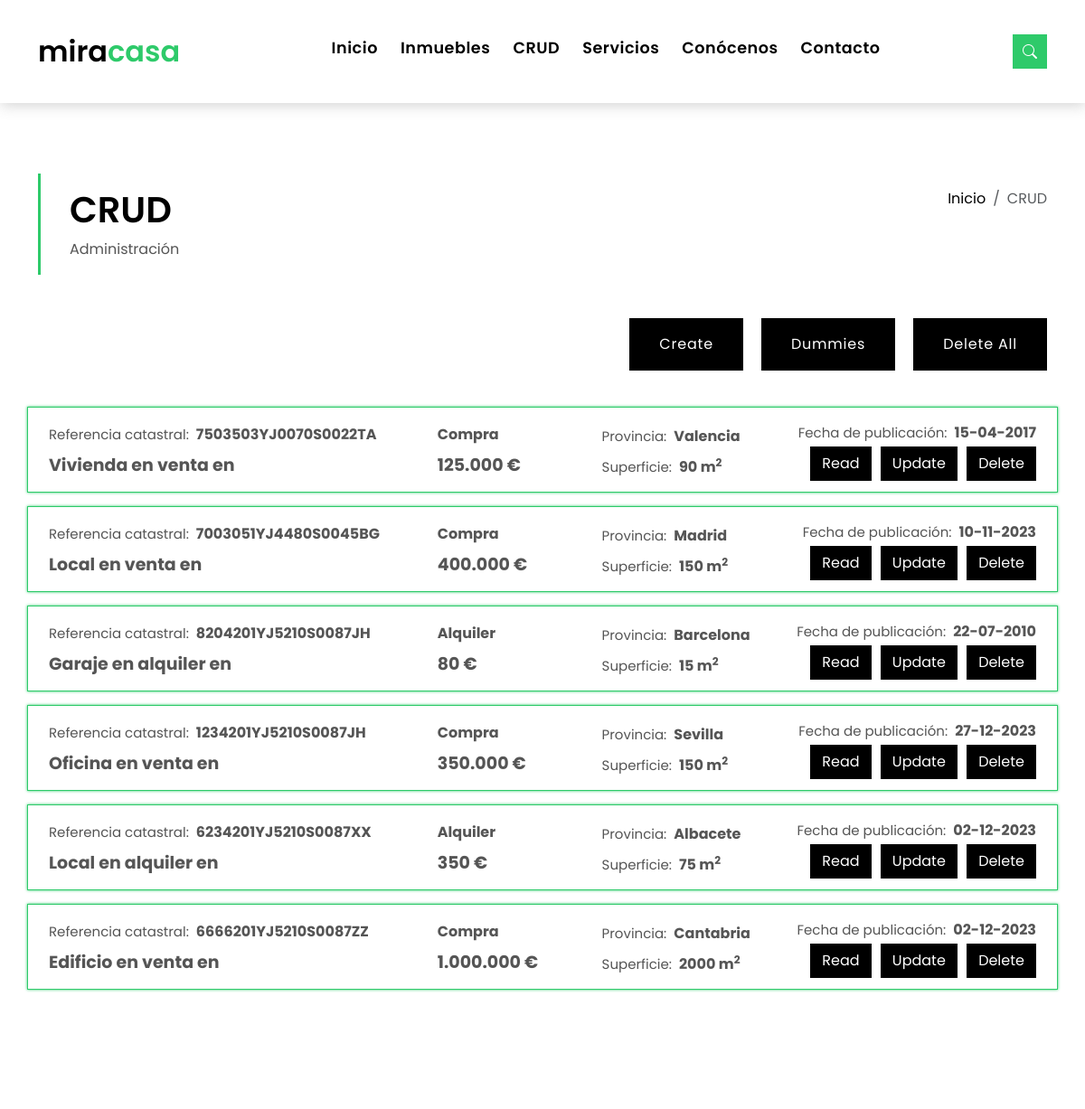
The page /index.php?page=controller_real_estate&op=crud (upper part) on the database as committed earlier.
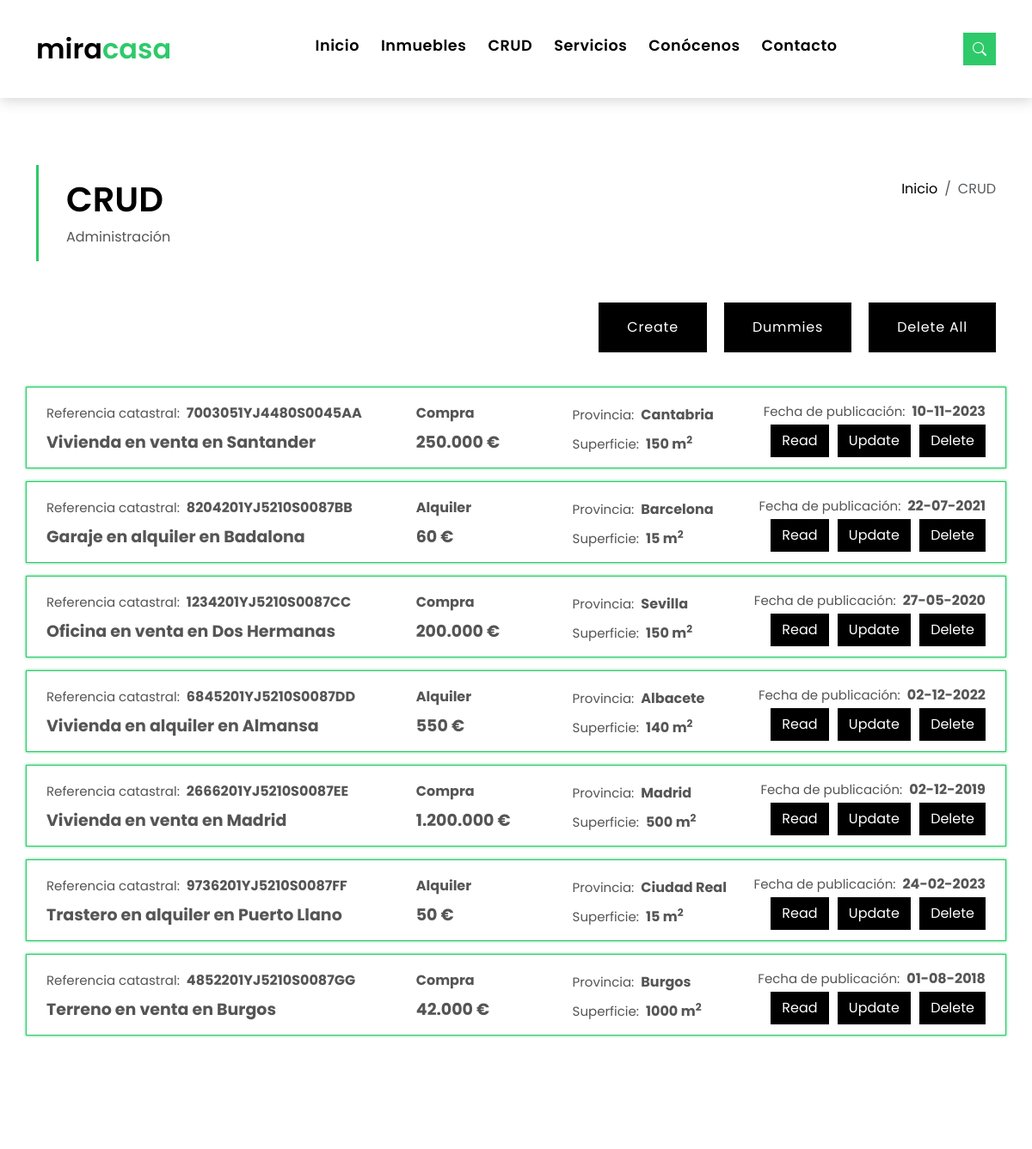
The same page on the database as committed later.
### tables this page shows
CREATE TABLE IF NOT EXISTS `real_estates` (
  `id` int UNSIGNED NOT NULL AUTO_INCREMENT,
  `id_cadastre` varchar(20) NOT NULL,
  `trade` varchar(50) NOT NULL,
  `type` varchar(25) NOT NULL,
  `m2` int NOT NULL,
  `feature` varchar(250) NOT NULL,
  `province` varchar(25) NOT NULL,
  `town` varchar(25) NOT NULL,
  `price` int NOT NULL,
  `publication_date` varchar(10) NOT NULL,
  `description` varchar(1000) NOT NULL,
  PRIMARY KEY (`id`),
  UNIQUE KEY `id_cadastre` (`id_cadastre`)
);

### module/real_estate/model/DAOreal_estate.php (called while the page is built, shortened)
<?php
	class DAOreal_estate{
		function select_all_real_estate(){
			$sql = "SELECT * FROM real_estates ORDER BY id ASC";
			$conexion = connect::con();
            $res = mysqli_query($conexion, $sql);
            return $res;
		}
	}

### module/real_estate/view/crud_real_estate.php (the view, shortened to what this page needs)
<main id="main">
    <section class="intro-single">
        <div class="container">
            <div class="row">
                <div class="col-md-12 col-lg-8">
                    <div class="title-single-box">
                        <h1 class="title-single">CRUD</h1>
                        <span class="color-text-a">Administración</span>
                    </div>
                </div>
                <div class="col-md-12 col-lg-4">
                    <nav aria-label="breadcrumb" class="breadcrumb-box d-flex justify-content-lg-end">
                        <ol class="breadcrumb">
                            <li class="breadcrumb-item">
                                <a href="index.php?page=homepage">Inicio</a>
                            </li>
                            <li class="breadcrumb-item active" aria-current="page">
                                CRUD
                            </li>
                        </ol>
                    </nav>
                </div>
            </div>
        </div>
    </section>
    <section class="">
        <div class="container">
            <div class="crud_header_buttons">
                <button class="btn btn-a crud_header_btn" onclick="document.location='index.php?page=controller_real_estate&op=create'">
                    <span class="list_header_create">Create</span>
                </button>
                <button class="btn btn-a crud_header_btn" onclick="document.location='index.php?page=controller_real_estate&op=dummies'">
                    <span class="list_header_dummies">Dummies</span>
                </button>
                <button class="btn btn-a crud_header_btn" onclick="document.location='index.php?page=controller_real_estate&op=delete_all'">
                    <span class="list_header_del_all">Delete All</span>
                </button>
            </div>
        </div>
    </section>
    <section class="container">
        <div class="row">
            <?php
                if ($rdo->num_rows === 0) {
            ?>
                <div class="">
                    <h4>No hay ningún inmueble</h4>
                </div>
            <?php
                } else {
            ?>
                <?php
                    foreach ($rdo as $row) {
                ?>
                    <div class="crud_container">
                        <div class="crud_cont_1">
                            <div class="crud_cadastre">
                                <span class="crud_term">
                                    Referencia catastral:&nbsp;
                                </span>
                                <span class="crud_desc">
                                    <?php echo $row['id_cadastre']; ?>
                                </span>
                            </div>
                            <div class="crud_title">
                                <?php
                                    if ($row['trade']=="Compra") {
                                        $trade="venta";
                                    } else {
                                        $trade="alquiler";
                                    }
                                    echo $row['type']." en ".$trade." en ".$row['town'];
                                ?>
                            </div>
                        </div>
                        <div class="crud_cont_2">
                            <div class="crud_trade">
                                <span class="crud_desc">
                                    <?php echo $row['trade']; ?>
                                </span>
                            </div>
                            <div class="crud_price">
                                <?php
                                    echo number_format($row['price'],0,",",".")." €";
                                ?>
                            </div>
                        </div>
                        <div class="crud_cont_3">
                            <div class="crud_province">
                                <span class="crud_term">
                                    Provincia:&nbsp;
                                </span>
                                <span class="crud_desc">
                                    <?php echo $row['province']; ?>
                                </span>
                            </div>
                            <div class="crud_m2">
                                <span class="crud_term">
                                    Superficie:&nbsp;
                                </span>
                                <span class="crud_desc">
                                    <?php echo $row['m2']." m<sup>2</sup>" ?>
                                </span>
                            </div>
                        </div>
                        <div class="crud_cont_4">
                            <div  class="crud_date">
                                <span class="crud_term">
                                    Fecha de publicación:&nbsp;
                                </span>
                                <span class="crud_desc">
                                    <?php echo $row['publication_date']; ?>
                                </span>
                            </div>
                            <div class="">
                                <button class="real_estate btn btn-c-n crud_btn" id="<?php print $row['id'] ?>">Read</button>
                                <a class="btn btn-c-n crud_btn" href="index.php?page=controller_real_estate&op=update&id=<?php echo $row['id'] ?>">Update</a>
                                <a class="btn btn-c-n crud_btn" href="index.php?page=controller_real_estate&op=delete&id=<?php echo $row['id'] ?>">Delete</a>
                            </div>
                        </div>
                    </div>
                <?php
                    }
                ?>
            <?php
                }
            ?>
        </div>
    </section>
    <section id="real_estate_modal">
    </section>
</main>

### index.php (shortened to what this page needs)
<?php
    if ((isset($_GET['page'])) && ($_GET['page']==="controller_real_estate") ){
		include("view/inc/top_page_real_estate.php");
	}else{
		include("view/inc/top_page.php");
	}
?>
<div id="wrapper">
    <div id="menu">
		<?php
		    include("view/inc/menu.php");
		?>
    </div>
    <div id="">
    	<?php
		    include("view/inc/pages.php");
		?>
        <br style="clear:both;" />
    </div>
</div>
<?php
    include("view/inc/bottom_page.php");
?>

### view/inc/top_page_real_estate.php (shortened to what this page needs)
<!DOCTYPE html>
<html>
    <head>
        <link href="view/vendor/animate.css/animate.min.css" rel="stylesheet">
        <link href="view/vendor/bootstrap/css/bootstrap.min.css" rel="stylesheet">
        <link href="view/vendor/bootstrap-icons/bootstrap-icons.css" rel="stylesheet">
        <link href="view/vendor/swiper/swiper-bundle.min.css" rel="stylesheet">
        <link href="view/css/style.css" rel="stylesheet" type="text/css" />
		<link rel="stylesheet" href="view/css/jquery-ui.css">
		<link href="https://cdnjs.cloudflare.com/ajax/libs/toastr.js/latest/toastr.min.css" rel="stylesheet"/>
    </head>
    <body>

### view/inc/menu.php (shortened to what this page needs)
<nav class="navbar navbar-default navbar-trans navbar-expand-lg fixed-top">
    <div class="container">
        <a class="navbar-brand text-brand" href="index.php?page=homepage">mira<span class="color-b">casa</span></a>
        <div class="navbar-collapse collapse justify-content-center" id="navbarDefault">
            <ul class="navbar-nav">
                <li class="nav-item">
                    <a class="nav-link" href="index.php?page=homepage">Inicio</a>
                </li>
                <li class="nav-item">
                    <a class="nav-link" href="index.php?page=controller_real_estate&op=list">Inmuebles</a>
                </li>
                <li class="nav-item">
                    <a class="nav-link" href="index.php?page=controller_real_estate&op=crud">CRUD</a>
                </li>
                <li class="nav-item">
                    <a class="nav-link" href="index.php?page=services">Servicios</a>
                </li>
                <li class="nav-item">
                    <a class="nav-link" href="index.php?page=aboutus">Conócenos</a>
                </li>
                <li class="nav-item">
                    <a class="nav-link" href="index.php?page=contactus">Contacto</a>
                </li>
            </ul>
        </div>
        <button type="button" class="btn btn-b-n navbar-toggle-box navbar-toggle-box-collapse" data-bs-toggle="collapse" data-bs-target="#navbarTogglerDemo01">
        <i class="bi bi-search"></i>
        </button>
    </div>
</nav>

### view/inc/pages.php (shortened to what this page needs)
<?php
	if(isset($_GET['page'])){
		switch($_GET['page']){
			case "controller_real_estate";
				include("module/real_estate/controller/".$_GET['page'].".php");
				break;
		}
	} else{
		include("module/inicio/view/inicio.php");
	}
?>

### module/real_estate/controller/controller_real_estate.php (shortened to what this page needs)
<?php
    $path = $_SERVER['DOCUMENT_ROOT'] . '/';
    include ($path . "module/real_estate/model/DAOreal_estate.php");
	$op = isset($_GET['op']) ? $_GET['op'] : "";
    switch($op){
        case 'crud';
            try{
                $daoreal_estate = new DAOreal_estate();
            	$rdo = $daoreal_estate->select_all_real_estate();
            }catch (Exception $e){
                $callback = 'index.php?page=503';
			    die('<script>window.location.href="'.$callback .'";</script>');
            }
            if(!$rdo){
    			$callback = 'index.php?page=503';
			    die('<script>window.location.href="'.$callback .'";</script>');
    		}else{
                include("module/real_estate/view/crud_real_estate.php");
    		}
            break;
    }

### view/css/style.css (style rules this page uses)
body { font-family: "Poppins", sans-serif; color: #555555; }
h1, h2, h3, h4, h5, h6 { color: #000000; }
a { color: #000000; text-decoration: none; transition: all 0.5s ease; }
.text-brand { color: #000000; font-size: 2rem; font-weight: 600; }
.color-b { color: #2eca6a; }
.color-text-a { text-decoration: none; color: #555555; }
.btn { transition: 0.5s ease; }
.btn.btn-a, .btn.btn-b { border-radius: 0; padding: 1rem 2rem; letter-spacing: 0.05rem; }
.btn.btn-a { text-decoration: none; background-color: #000000; color: #ffffff; }
.btn.btn-b-n { background-color: #2eca6a; color: #ffffff; border-radius: 0; }
.btn.btn-c-n { background-color: #000000; color: #ffffff; border-radius: 0; }
.navbar-toggle-box { display: inline-flex; align-items: center; justify-content: center; line-height: 0; padding: 10px; }
.navbar-toggle-box i { line-height: 0; }
.navbar-default { transition: all 0.5s ease-in-out; background-color: #ffffff; padding-top: 28px; padding-bottom: 28px; -webkit-backface-visibility: hidden; backface-visibility: hidden; box-shadow: 1px 2px 15px rgba(100, 100, 100, 0.3); }
.navbar-default.navbar-trans, .navbar-default.navbar-reduce { -webkit-backface-visibility: hidden; backface-visibility: hidden; }
.navbar-default.navbar-trans .nav-item, .navbar-default.navbar-reduce .nav-item { position: relative; padding-right: 10px; padding-bottom: 8px; margin-left: 0; }
@media (min-width: 768px) { .navbar-default.navbar-trans .nav-item, .navbar-default.navbar-reduce .nav-item { margin-left: 15px; } }
.navbar-default.navbar-trans .nav-link, .navbar-default.navbar-reduce .nav-link { font-size: 1.1rem; color: #000000; font-weight: 600; letter-spacing: 0.03em; transition: all 0.1s ease-in-out; position: relative; padding-left: 0; padding-right: 0; }
.navbar-default.navbar-trans .nav-link:before, .navbar-default.navbar-reduce .nav-link:before { content: ""; position: absolute; bottom: 5px; left: 0; width: 100%; height: 2px; z-index: 0; background-color: #2eca6a; transform: scaleX(0); transform-origin: right; transition: transform 0.2s ease-out, opacity 0.2s ease-out 0.3s; }
.navbar-default.navbar-trans .nav-link:before { background-color: #2eca6a; }
.intro-single { padding: 12rem 0 3rem; }
.intro-single .title-single-box { padding: 1rem 0 1rem 2rem; }
.intro-single .title-single-box { border-left: 3px solid #2eca6a; }
.intro-single .title-single-box .title-single { font-weight: 600; font-size: 2.2rem; }
@media (min-width: 768px) { .intro-single .title-single-box .title-single { font-size: 2.1rem; } }
@media (min-width: 992px) { .intro-single .title-single-box .title-single { font-size: 2.5rem; } }
.intro-single .breadcrumb-box { padding: 1rem 0 0 0.5rem; }
.intro-single .breadcrumb { background-color: transparent; padding-right: 0; padding-left: 0; }
.crud_term { font-size: 15px; }
.crud_desc { font-weight: bold; }
.crud_container { width: 100%; display: flex; flex-wrap: wrap; padding: 11px 18px 7px 18px; margin-bottom: 15px; border: 1px solid #2eca6a; box-shadow: 0 0 3px 0 #2eca6a; color: #555555; transition: 0.25s; }
.crud_cont_1 { width: 39%; min-width: 370px; padding: 5px; display: flex; flex-wrap: wrap; align-items: center; }
.crud_cont_2 { width: 16.5%; min-width: 120px; padding: 5px; display: flex; flex-wrap: wrap; align-items: center; }
.crud_cont_3 { width: 19.5%; min-width: 200px; padding: 5px; display: flex; flex-wrap: wrap; align-items: center; }
.crud_cont_4 { width: 25%; min-width: 270px; padding: 5px; display: flex; flex-wrap: wrap; align-items: center; justify-content: right; }
.crud_cadastre { min-width: 370px; padding-bottom: 3px; }
.crud_title { font-size: 19px; font-weight: bold; }
.crud_trade { min-width: 120px; padding-bottom: 3px; }
.crud_price { min-width: 120px; font-size: 19px; font-weight: bold; }
.crud_province { min-width: 200px; padding-bottom: 3px; }
.crud_m2 { min-width: 200px; }
.crud_date { min-width: 270px; padding-bottom: 3px; text-align: right; }
.crud_header_buttons { width: 100%; min-width: 200px; display: flex; flex-wrap: wrap; align-items: center; justify-content: right; }
.crud_header_btn { margin: 0 0 40px 20px; }
.crud_btn { margin: 0 0 0 6px; }
#real_estate_modal { padding: 35px 25px 0 25px; }

Rows that differ between the two databases and show on the page:
removed real_estates: id_cadastre "7503503YJ0070S0022TA", type "Vivienda", trade "venta", trade "Compra", price "125.000", province "Valencia", m2 "90", publication_date "15-04-2017"
removed real_estates: id_cadastre "7003051YJ4480S0045BG", type "Local", trade "venta", trade "Compra", price "400.000", province "Madrid", m2 "150", publication_date "10-11-2023"
removed real_estates: id_cadastre "8204201YJ5210S0087JH", type "Garaje", trade "alquiler", trade "Alquiler", price "80", province "Barcelona", m2 "15", publication_date "22-07-2010"
removed real_estates: id_cadastre "1234201YJ5210S0087JH", type "Oficina", trade "venta", trade "Compra", price "350.000", province "Sevilla", m2 "150", publication_date "27-12-2023"
removed real_estates: id_cadastre "6234201YJ5210S0087XX", type "Local", trade "alquiler", trade "Alquiler", price "350", province "Albacete", m2 "75", publication_date "02-12-2023"
removed real_estates: id_cadastre "6666201YJ5210S0087ZZ", type "Edificio", trade "venta", trade "Compra", price "1.000.000", province "Cantabria", m2 "2000", publication_date "02-12-2023"
added real_estates: id_cadastre "7003051YJ4480S0045AA", type "Vivienda", trade "venta", town "Santander", trade "Compra", price "250.000", province "Cantabria", m2 "150", publication_date "10-11-2023"
added real_estates: id_cadastre "8204201YJ5210S0087BB", type "Garaje", trade "alquiler", town "Badalona", trade "Alquiler", price "60", province "Barcelona", m2 "15", publication_date "22-07-2021"
added real_estates: id_cadastre "1234201YJ5210S0087CC", type "Oficina", trade "venta", town "Dos Hermanas", trade "Compra", price "200.000", province "Sevilla", m2 "150", publication_date "27-05-2020"
added real_estates: id_cadastre "6845201YJ5210S0087DD", type "Vivienda", trade "alquiler", town "Almansa", trade "Alquiler", price "550", province "Albacete", m2 "140", publication_date "02-12-2022"
added real_estates: id_cadastre "2666201YJ5210S0087EE", type "Vivienda", trade "venta", town "Madrid", trade "Compra", price "1.200.000", province "Madrid", m2 "500", publication_date "02-12-2019"
added real_estates: id_cadastre "9736201YJ5210S0087FF", type "Trastero", trade "alquiler", town "Puerto Llano", trade "Alquiler", price "50", province "Ciudad Real", m2 "15", publication_date "24-02-2023"
added real_estates: id_cadastre "4852201YJ5210S0087GG", type "Terreno", trade "venta", town "Burgos", trade "Compra", price "42.000", province "Burgos", m2 "1000", publication_date "01-08-2018"
